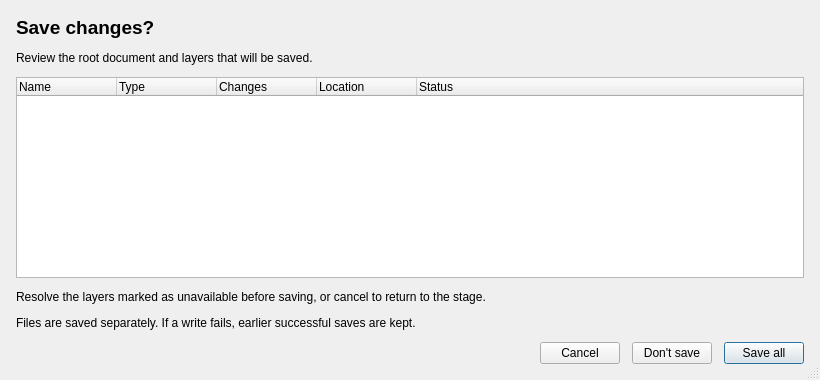
<?xml version='1.0' encoding='UTF-8'?>
<ui version="4.0">
 <class>ChangesDialog</class>
 <widget class="QDialog" name="changesDialog">
  <property name="windowModality">
   <enum>Qt::WindowModal</enum>
  </property>
  <property name="geometry">
   <rect>
    <x>0</x>
    <y>0</y>
    <width>820</width>
    <height>380</height>
   </rect>
  </property>
  <property name="minimumSize">
   <size>
    <width>760</width>
    <height>300</height>
   </size>
  </property>
  <property name="windowTitle">
   <string>Unsaved changes</string>
  </property>
  <property name="sizeGripEnabled">
   <bool>true</bool>
  </property>
  <layout class="QVBoxLayout" name="mainLayout">
   <property name="spacing">
    <number>12</number>
   </property>
   <property name="leftMargin">
    <number>16</number>
   </property>
   <property name="topMargin">
    <number>16</number>
   </property>
   <property name="rightMargin">
    <number>16</number>
   </property>
   <property name="bottomMargin">
    <number>16</number>
   </property>
   <item>
    <widget class="QLabel" name="heading">
     <property name="font">
      <font>
       <pointsize>14</pointsize>
       <bold>true</bold>
      </font>
     </property>
     <property name="text">
      <string>Save changes?</string>
     </property>
     <property name="textFormat">
      <enum>Qt::PlainText</enum>
     </property>
     <property name="wordWrap">
      <bool>true</bool>
     </property>
    </widget>
   </item>
   <item>
    <widget class="QLabel" name="description">
     <property name="text">
      <string>Review the root document and layers that will be saved.</string>
     </property>
     <property name="wordWrap">
      <bool>true</bool>
     </property>
    </widget>
   </item>
   <item>
    <widget class="QTreeWidget" name="changesTree">
     <property name="toolTip">
      <string>Root document and layer summaries. Hover over a cell to see its full text.</string>
     </property>
     <property name="alternatingRowColors">
      <bool>true</bool>
     </property>
     <property name="rootIsDecorated">
      <bool>true</bool>
     </property>
     <property name="uniformRowHeights">
      <bool>true</bool>
     </property>
     <property name="sortingEnabled">
      <bool>false</bool>
     </property>
     <property name="selectionMode">
      <enum>QAbstractItemView::ExtendedSelection</enum>
     </property>
     <property name="selectionBehavior">
      <enum>QAbstractItemView::SelectRows</enum>
     </property>
     <property name="editTriggers">
      <set>QAbstractItemView::NoEditTriggers</set>
     </property>
     <property name="textElideMode">
      <enum>Qt::ElideMiddle</enum>
     </property>
     <property name="wordWrap">
      <bool>false</bool>
     </property>
     <column>
      <property name="text">
       <string>Name</string>
      </property>
     </column>
     <column>
      <property name="text">
       <string>Type</string>
      </property>
     </column>
     <column>
      <property name="text">
       <string>Changes</string>
      </property>
     </column>
     <column>
      <property name="text">
       <string>Location</string>
      </property>
     </column>
     <column>
      <property name="text">
       <string>Status</string>
      </property>
     </column>
    </widget>
   </item>
   <item>
    <widget class="QLabel" name="blockedNotice">
     <property name="text">
      <string>Resolve the layers marked as unavailable before saving, or cancel to return to the stage.</string>
     </property>
     <property name="wordWrap">
      <bool>true</bool>
     </property>
    </widget>
   </item>
   <item>
    <widget class="QLabel" name="saveNotice">
     <property name="text">
      <string>Files are saved separately. If a write fails, earlier successful saves are kept.</string>
     </property>
     <property name="wordWrap">
      <bool>true</bool>
     </property>
    </widget>
   </item>
   <item>
    <layout class="QHBoxLayout" name="buttonLayout">
     <item>
      <spacer name="buttonSpacer">
       <property name="orientation">
        <enum>Qt::Horizontal</enum>
       </property>
       <property name="sizeHint" stdset="0">
        <size>
         <width>40</width>
         <height>20</height>
        </size>
       </property>
      </spacer>
     </item>
     <item>
      <widget class="QPushButton" name="cancelButton">
       <property name="text">
        <string>Cancel</string>
       </property>
       <property name="toolTip">
        <string>Return to the current stage without saving or discarding changes</string>
       </property>
       <property name="autoDefault">
        <bool>false</bool>
       </property>
      </widget>
     </item>
     <item>
      <widget class="QPushButton" name="discardButton">
       <property name="text">
        <string>Don't save</string>
       </property>
       <property name="toolTip">
        <string>Continue without saving these changes</string>
       </property>
       <property name="autoDefault">
        <bool>false</bool>
       </property>
      </widget>
     </item>
     <item>
      <widget class="QPushButton" name="saveAllButton">
       <property name="text">
        <string>Save all</string>
       </property>
       <property name="toolTip">
        <string>Save all listed layers and companion state before continuing</string>
       </property>
       <property name="default">
        <bool>true</bool>
       </property>
      </widget>
     </item>
    </layout>
   </item>
  </layout>
 </widget>
 <resources />
 <connections />
</ui>
